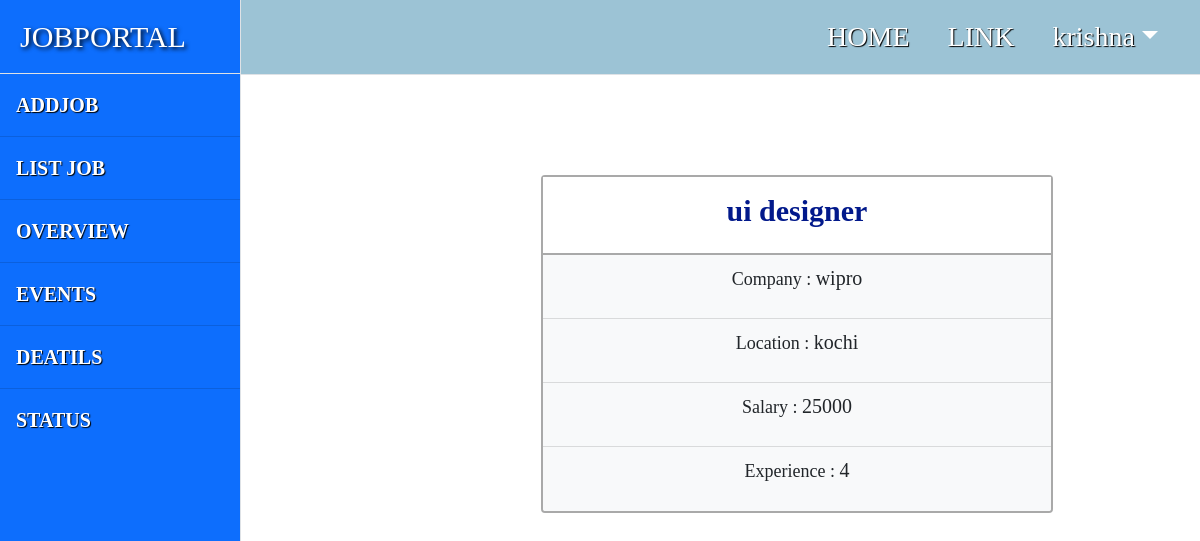
Screenshot of /employer/jobs/detail/2 (signed in) with the database file from the repository.
### employer/models.py (models this page shows)
class Jobs(models.Model):
    job_title=models.CharField(max_length=150)
    company_name=models.CharField(max_length=150)
    location=models.CharField(max_length=150)
    salary=models.PositiveIntegerField(null=True)
    experience=models.PositiveIntegerField(default=0)

### employer/views.py (the view)
# urls.py: path('jobs/detail/<int:id>',views.DetailJobView.as_view(), name="emp-detailjob"),
class DetailJobView(DetailView):
    model=Jobs
    template_name = "emp-detailjob.html"
    context_object_name = "job"
    pk_url_kwarg = "id"

### employer/templates/emp-detailjob.html
{%extends 'base.html'%}
{%block body_block%}
<div style="padding-left:300px;padding-top:100px;">
    <div class="card" style="width: 32rem;border:2px solid darkgrey;">
      <div class="card-body bg-white">
        <h3 class="card-title" style="font-family:serif;font-size:30px;text-align:center;color:#02198B;font-weight:bold;">{{job.job_title}}</h3></div>
      <ul class="list-group list-group-flush">
        <li class="list-group-item bg-light" style="text-align:center;height:4rem;"><span style="font-family:serif;font-size:18px;">Company : </span><span style="font-family:serif;font-size:20px;">{{job.company_name}}</span></li>
        <li class="list-group-item bg-light" style="text-align:center;height:4rem;"><span style="font-family:serif;font-size:18px;">Location : </span><span style="font-family:serif;font-size:20px;">{{job.location}}</span></li>
        <li class="list-group-item bg-light" style="text-align:center;height:4rem;"><span style="font-family:serif;font-size:18px;">Salary : </span><span style="font-family:serif;font-size:20px;">{{job.salary}}</span></li>
        <li class="list-group-item bg-light" style="text-align:center;height:4rem;"><span style="font-family:serif;font-size:18px;">Experience : </span><span style="font-family:serif;font-size:20px;">{{job.experience}}</span></li>
      </ul>
    </div>
</div>
{%endblock%}

### employer/templates/base.html (shortened to what this page needs)
<!DOCTYPE html>
{%load static%}
<html lang="en">
    <head>
        <link href="{%static 'css/styles.css'%}" rel="stylesheet" />
    </head>
    <body>
        <div class="d-flex" id="wrapper">
            <div class="border-end bg-primary" id="sidebar-wrapper">
                <div style="font-size:30px;font-family: Fantasy;color: white;
  text-shadow: 2px 2px 4px #000000;background-color:#0063B2FF;" class="sidebar-heading border-bottom bg-primary">JOBPORTAL</div>
                <div class="list-group list-group-flush fs-5" style="font-family:serif; color: white;
  text-shadow: 1px 1px 1px #000000;">
                    <a style="color:white;font-weight:bold;" class="list-group-item list-group-item-action list-group-item bg-primary p-3" href="{%url 'emp-addjob'%}">ADDJOB</a>
                    <a style="color:white;font-weight:bold;" class="list-group-item list-group-item-action list-group-item bg-primary p-3" href="{%url 'emp-alljobs'%}">LIST JOB</a>
                    <a style="color:white;font-weight:bold;" class="list-group-item list-group-item-action list-group-item bg-primary p-3" href="#!">OVERVIEW</a>
                    <a style="color:white;font-weight:bold;" class="list-group-item list-group-item-action list-group-item bg-primary p-3" href="#!">EVENTS</a>
                    <a style="color:white;font-weight:bold;" class="list-group-item list-group-item-action list-group-item bg-primary p-3" href="#!">DEATILS</a>
                    <a style="color:white;font-weight:bold;" class="list-group-item list-group-item-action list-group-item bg-primary p-3" href="#!">STATUS</a>
                </div>
            </div>
            <div id="page-content-wrapper">
                <nav style="background-color:#9CC3D5FF;" class="navbar navbar-expand-lg   border-bottom">
                    <div class="container-fluid">
                        <div class="collapse navbar-collapse" id="navbarSupportedContent">
                            <ul class="navbar-nav ms-auto mt-2 mt-lg-0">
                                <li  class="nav-item active fs-3 "><a style="font-weight:normal; color:white;padding-right:30px;font-family:fantasy;text-shadow: 1px 1px 1px #000000;" class="nav-link" href="{%url 'emp-home'%}">HOME</a></li>
                                <li class="nav-item fs-3 "><a style="font-weight:normal; color:white;padding-right:30px;font-family:fantasy;text-shadow: 1px 1px 1px #000000;" class="nav-link" href="#!">LINK</a></li>
                                <li class="nav-item dropdown fs-3 ">
                                    <a style="font-weight:normal; color:white;padding-right:30px;font-family:fantasy;text-shadow: 1px 1px 1px #000000;" class="nav-link dropdown-toggle" id="navbarDropdown" href="#" role="button" data-bs-toggle="dropdown" aria-haspopup="true" aria-expanded="false">{{request.user}}</a>
                                </li>
                            </ul>
                        </div>
                    </div>
                </nav>
                <div>
            {%block body_block%}
            {%endblock%}</div>
            </div>
        </div>
    </body>
</html>

### rows the page displays
Jobs: job_title "ui designer", company_name "wipro", location "kochi", salary "25000", experience "4"

### other values shown
{{ request.user }} "krishna"
